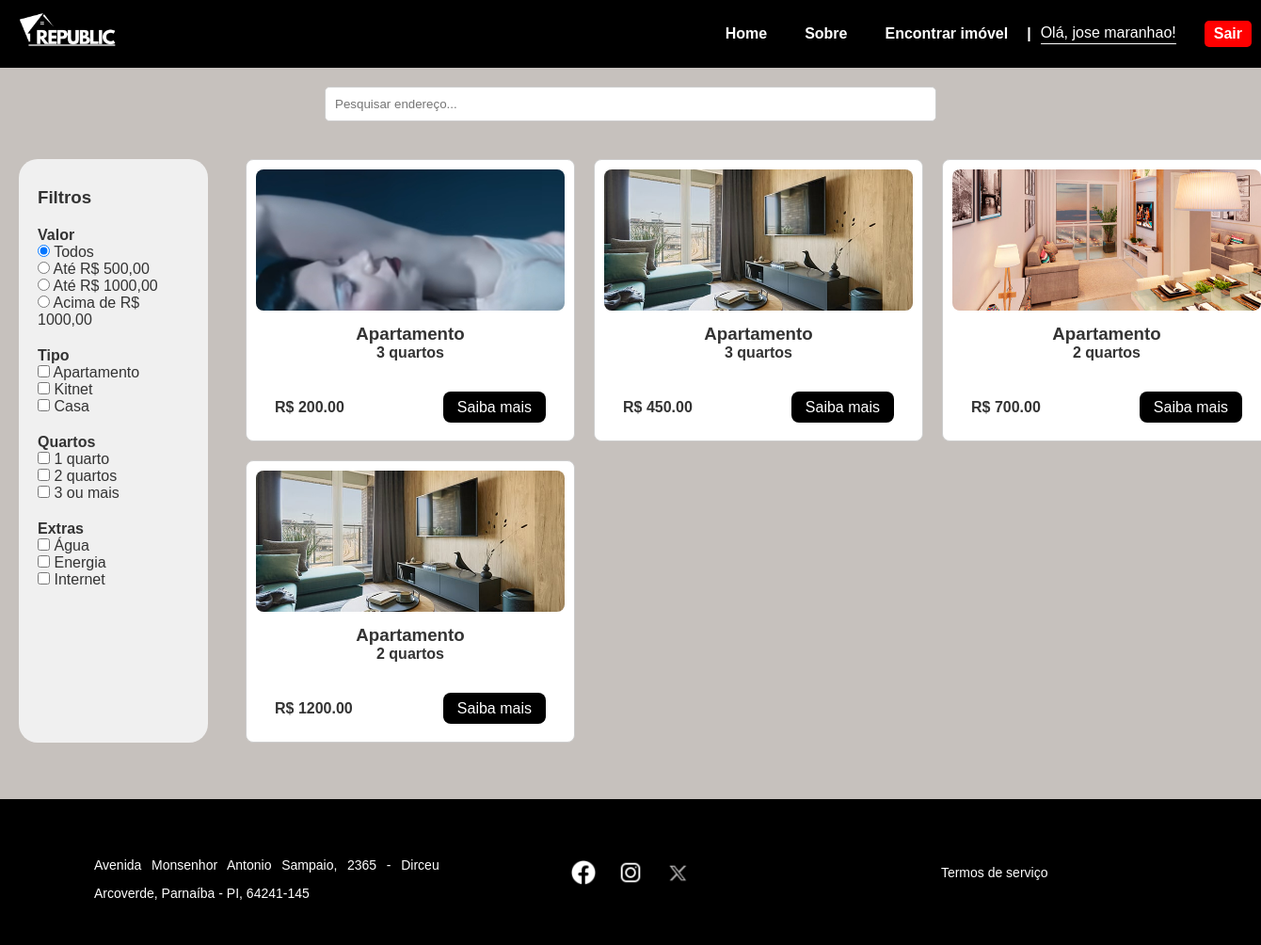
The page /pesquisa (signed in) on the database its author committed.
### tables this page shows
CREATE TABLE usuarios (
    id INTEGER PRIMARY KEY AUTOINCREMENT,
    nome TEXT NOT NULL,
    email TEXT NOT NULL UNIQUE,
    senha TEXT NOT NULL,
    celular TEXT NOT NULL
);

CREATE TABLE apartamentos (
    id INTEGER PRIMARY KEY AUTOINCREMENT,
    endereco TEXT,
    bairro TEXT,
    numero TEXT,
    cep TEXT,
    complemento TEXT,
    valor REAL,
    quartos INTEGER,
    banheiros INTEGER,
    inclusos TEXT,
    outros TEXT,
    descricao TEXT,
    imagem TEXT,
    tipo TEXT
, usuario_id INTEGER);

### app.py (the view)
@app.route('/pesquisa')
def pesquisa():
    conn = sqlite3.connect('instance/banco.db')
    cursor = conn.cursor()
    cursor.execute("SELECT id, tipo, quartos, valor, endereco, inclusos, imagem FROM apartamentos")
    rows = cursor.fetchall()
    conn.close()
    apartamentos = []
    for row in rows:
        apt = {
            'id': row[0],
            'tipo': row[1],
            'quartos': row[2],
            'valor': row[3],
            'endereco': row[4],
            'inclusos': row[5].split(',') if row[5] else [],
            'imagens': row[6].split(',') if row[6] else ['default.jpg']
        }
        apartamentos.append(apt)
    return render_template('pesquisa.html', apartamentos=apartamentos)

### app.py (called while the page is built)
def obter_usuario_nome():
    if 'usuario_id' in session:
        conn = sqlite3.connect('instance/banco.db')
        cursor = conn.cursor()
        cursor.execute('SELECT nome FROM usuarios WHERE id = ?', (session['usuario_id'],))
        usuario = cursor.fetchone()
        conn.close()
        if usuario:
            return usuario[0]
    return None

@app.context_processor
def inject_usuario_nome():
    return dict(usuario_nome=obter_usuario_nome())

### templates/pesquisa.html (shortened to what this page needs)
<!DOCTYPE html>
<html lang="pt-BR">
<head>
    <link rel="stylesheet" href="{{ url_for('static', filename='css/style.css') }}">
    <link rel="stylesheet" href="{{ url_for('static', filename='css/pesquisa.css') }}">
</head>
<body>
    <header class="header">
        <div class="logo">
            <a href="{{ url_for('index') }}">
                <img src="{{ url_for('static', filename='img/logo/logo_branca.png') }}" alt="Republic Logo">
            </a>
        </div>
        <nav class="nav">
            <a href="{{ url_for('index') }}">Home</a>
            <a href="{{ url_for('sobre') }}">Sobre</a>
            <a href="{{ url_for('pesquisa') }}">Encontrar imóvel</a>
            {% if usuario_nome %}
                <div class="user-info">
                    <div class="separator">|</div>
                    <span class="saudacao">Olá, {{ usuario_nome }}!</span>
                    <a href="{{ url_for('logout') }}" class="logout-btn">Sair</a>
                </div>
            {% else %}
                <a href="{{ url_for('cadastro') }}">Login / Cadastro</a>
            {% endif %}
        </nav>
    </header>
    <section class="search-bar">
        <input type="text" id="searchInput" placeholder="Pesquisar endereço...">
    </section>
    <main>
        <aside class="filters">
            <h3>Filtros</h3>
            <h4>Valor</h4>
            <label><input type="radio" name="valor" value="todos" checked> Todos</label><br>
            <label><input type="radio" name="valor" value="500"> Até R$ 500,00</label><br>
            <label><input type="radio" name="valor" value="1000"> Até R$ 1000,00</label><br>
            <label><input type="radio" name="valor" value="acima"> Acima de R$ 1000,00</label>
            <h4>Tipo</h4>
            <label><input type="checkbox" name="tipo" value="apartamento"> Apartamento</label><br>
            <label><input type="checkbox" name="tipo" value="kitnet"> Kitnet</label><br>
            <label><input type="checkbox" name="tipo" value="casa"> Casa</label>
            <h4>Quartos</h4>
            <label><input type="checkbox" name="quartos" value="1"> 1 quarto</label><br>
            <label><input type="checkbox" name="quartos" value="2"> 2 quartos</label><br>
            <label><input type="checkbox" name="quartos" value="3"> 3 ou mais</label>
            <h4>Extras</h4>
            <label><input type="checkbox" name="extras" value="agua"> Água</label><br>
            <label><input type="checkbox" name="extras" value="energia"> Energia</label><br>
            <label><input type="checkbox" name="extras" value="internet"> Internet</label>
        </aside>
        <section class="cards" id="cardContainer">
            {% for apt in apartamentos %}
            <div class="card"
                data-tipo="{{ apt.tipo }}"
                data-quartos="{{ apt.quartos }}"
                data-valor="{{ apt.valor }}"
                data-extras="{{ apt.inclusos|join(',') }}"
                data-endereco="{{ apt.endereco }}">
                <div class="imagens-card">
                    {% set primeira_imagem = apt.imagens[0] if apt.imagens else 'default.jpg' %}
                    <img src="{{ url_for('static', filename='img/apts/' ~ primeira_imagem) }}" alt="Imagem do imóvel">
                </div>
                <h3>{{ apt.tipo|capitalize }}</h3>
                <p>{{ apt.quartos }} quarto{{ 's' if apt.quartos > 1 }}</p>
                <div class="card-footer">
                    <p class="preco">R$ {{ "%.2f"|format(apt.valor|float) }}</p>
                    <div class="botao">
                        <a href="{{ url_for('detalhes_apartamento', id=apt.id) }}">Saiba mais</a>
                    </div>
                </div>
            </div>
            {% endfor %}
        </section>
    </main>
    <footer class="footer">
        <div class="footer-content">
            <div class="container text-center">
                <div class="row">
                    <div class="col">
                        <p>Avenida Monsenhor Antonio Sampaio, 2365 - Dirceu Arcoverde, Parnaíba - PI, 64241-145</p>
                    </div>
                    <div class="col">
                        <div class="socials">
                            <a href="#"><img src="{{ url_for('static', filename='img/socials/facebook.png') }}" alt="Facebook"></a>
                            <a href="#"><img src="{{ url_for('static', filename='img/socials/ig.png') }}" alt="Instagram"></a>
                            <a href="#"><img src="{{ url_for('static', filename='img/socials/x.webp') }}" alt="X"></a>
                        </div>
                    </div>
                    <div class="col">
                        <a href="{{ url_for('termos') }}">Termos de serviço</a>
                    </div>
                </div>
            </div>
        </div>
    </footer>
</body>
</html>

### static/css/style.css (style rules this page uses)
* { margin: 0; padding: 0; box-sizing: border-box; }
body { font-family: Arial, sans-serif; background-color: #c6c1bd; color: #333; }
.nav { display: flex; align-items: center; gap: 20px; }
.user-info { display: flex; align-items: center; gap: 10px; }
.separator { color: white; font-weight: bold; }
.saudacao { color: white; border-bottom: 1px solid white; padding-bottom: 2px; }
.logout-btn { background-color: red; color: white; padding: 5px 10px; border-radius: 5px; text-decoration: none; font-weight: bold; transition: background-color 0.3s; }
.header { background: rgb(0, 0, 0); display: flex; align-items: center; justify-content: space-between; padding: 10px; }
.logo img { width: 120px; }
.nav a { color: white; text-decoration: none; margin-left: 20px; font-weight: bold; }
.container { padding: 30px 50px; }
.container p { text-align: justify; line-height: 30px; margin-top: 15px; }
.card { background-color: rgba(255, 255, 255, 0.849); padding: 20px; border-radius: 10px; width: 300px; height: 250px; }
.card img { width: 50px; height: 50px; margin-top: 25%; margin-bottom: 10px; }
.card p { font-size: 16px; font-weight: bold; }
.footer { background-color: black; color: white; padding: 30px 0; font-size: 14px; }
.footer-content .container { max-width: 1200px; margin: 0 auto; padding: 0 20px; }
.footer-content .row { display: flex; justify-content: space-between; align-items: center; flex-wrap: wrap; text-align: center; }
.footer-content .col { flex: 1; padding: 10px; }
.footer-content .socials a img { width: 30px; margin: 0 8px; vertical-align: middle; }
.footer-content a { color: white; text-decoration: none; }

### static/css/pesquisa.css (style rules this page uses)
.search-bar { margin: 20px; text-align: center; }
.search-bar input { padding: 10px; width: 50%; border-radius: 5px; border: 1px solid #ccc; }
main { display: flex; }
.filters { width: 15%; padding: 20px; background: #f0f0f0; margin: 20px; border-radius: 20px; }
.filters h3 { margin-top: 10px; }
.filters h4 { margin-top: 20px; }
.cards { width: 80%; padding: 20px; display: grid; grid-template-columns: repeat(3, 1fr); gap: 20px; }
.cards .card { width: 350px; height: 300px; background: white; border: 1px solid #ccc; padding: 10px; border-radius: 8px; text-align: center; display: flex; flex-direction: column; justify-content: space-between; }
.card img { width: 100%; height: 150px; object-fit: cover; border-radius: 8px; margin-top: 0; }
.card-footer { display: flex; justify-content: space-between; align-items: center; margin-top: 20px; width: 100%; padding: 20px; }
.preco { font-weight: bold; font-size: 1.2em; text-align: left; flex: 1; }
.botao { text-align: right; }
.botao a { background-color: black; color: white; padding: 8px 15px; text-decoration: none; border-radius: 8px; }
footer { background: black; color: white; padding: 20px; margin-top: 40px; }

### rows shown on the page
usuarios: nome "jose maranhao"
apartamentos: imagem (picture), tipo "Apartamento", quartos "3", quartos "s", valor "200.00"
apartamentos: tipo "Apartamento", quartos "3", quartos "s", valor "450.00"
apartamentos: imagem (picture), tipo "Apartamento", quartos "2", quartos "s", valor "700.00"
apartamentos: tipo "Apartamento", quartos "2", quartos "s", valor "1200.00"
